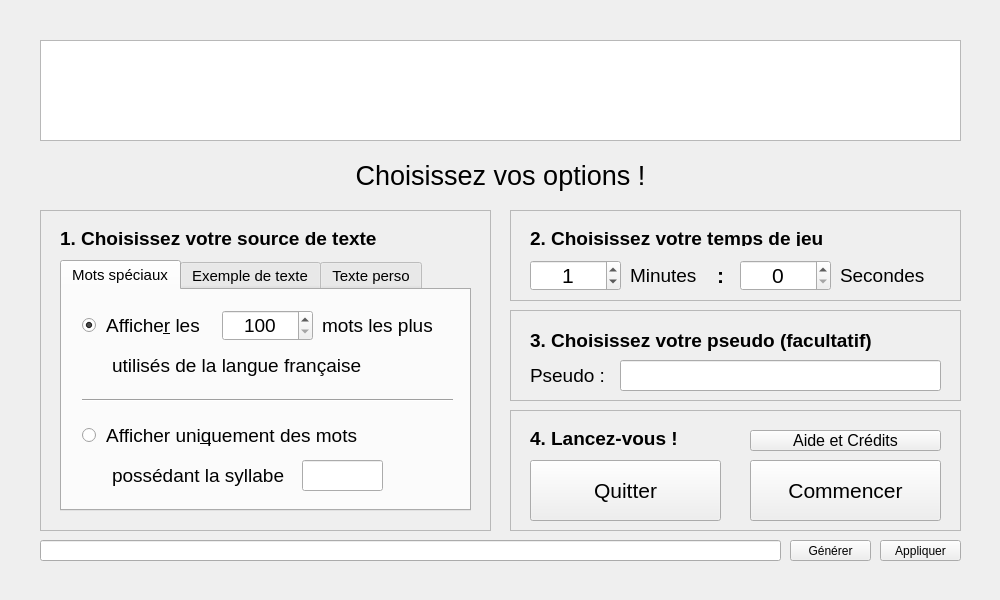
<?xml version="1.0" encoding="UTF-8"?>
<ui version="4.0">
 <class>Menu</class>
 <widget class="QMainWindow" name="Menu">
  <property name="geometry">
   <rect>
    <x>0</x>
    <y>0</y>
    <width>1000</width>
    <height>600</height>
   </rect>
  </property>
  <property name="sizePolicy">
   <sizepolicy hsizetype="Fixed" vsizetype="Fixed">
    <horstretch>0</horstretch>
    <verstretch>0</verstretch>
   </sizepolicy>
  </property>
  <property name="minimumSize">
   <size>
    <width>1000</width>
    <height>600</height>
   </size>
  </property>
  <property name="maximumSize">
   <size>
    <width>1000</width>
    <height>600</height>
   </size>
  </property>
  <property name="windowTitle">
   <string>Menu</string>
  </property>
  <widget class="QWidget" name="ZoneCentrale">
   <widget class="QGraphicsView" name="LabelIcone">
    <property name="geometry">
     <rect>
      <x>40</x>
      <y>40</y>
      <width>921</width>
      <height>101</height>
     </rect>
    </property>
   </widget>
   <widget class="QLabel" name="LabelChoisissez">
    <property name="geometry">
     <rect>
      <x>280</x>
      <y>160</y>
      <width>441</width>
      <height>31</height>
     </rect>
    </property>
    <property name="font">
     <font>
      <pointsize>20</pointsize>
     </font>
    </property>
    <property name="text">
     <string>Choisissez vos options !</string>
    </property>
    <property name="alignment">
     <set>Qt::AlignCenter</set>
    </property>
   </widget>
   <widget class="QFrame" name="FrameTempsJeu">
    <property name="geometry">
     <rect>
      <x>510</x>
      <y>210</y>
      <width>451</width>
      <height>91</height>
     </rect>
    </property>
    <property name="frameShape">
     <enum>QFrame::StyledPanel</enum>
    </property>
    <property name="frameShadow">
     <enum>QFrame::Plain</enum>
    </property>
    <widget class="QLabel" name="LabelTempsJeuT">
     <property name="geometry">
      <rect>
       <x>20</x>
       <y>20</y>
       <width>411</width>
       <height>16</height>
      </rect>
     </property>
     <property name="font">
      <font>
       <pointsize>14</pointsize>
       <weight>75</weight>
       <bold>true</bold>
      </font>
     </property>
     <property name="text">
      <string>2. Choisissez votre temps de jeu</string>
     </property>
    </widget>
    <widget class="QLabel" name="LabelTempsJeuMinutes">
     <property name="geometry">
      <rect>
       <x>120</x>
       <y>50</y>
       <width>101</width>
       <height>31</height>
      </rect>
     </property>
     <property name="font">
      <font>
       <pointsize>14</pointsize>
      </font>
     </property>
     <property name="text">
      <string>Minutes</string>
     </property>
    </widget>
    <widget class="QLabel" name="LabelTempsJeuSecondes">
     <property name="geometry">
      <rect>
       <x>330</x>
       <y>50</y>
       <width>101</width>
       <height>31</height>
      </rect>
     </property>
     <property name="font">
      <font>
       <pointsize>14</pointsize>
      </font>
     </property>
     <property name="text">
      <string>Secondes</string>
     </property>
    </widget>
    <widget class="QLabel" name="LabelTempsColon">
     <property name="geometry">
      <rect>
       <x>190</x>
       <y>50</y>
       <width>41</width>
       <height>31</height>
      </rect>
     </property>
     <property name="font">
      <font>
       <pointsize>16</pointsize>
       <weight>75</weight>
       <bold>true</bold>
      </font>
     </property>
     <property name="text">
      <string>:</string>
     </property>
     <property name="alignment">
      <set>Qt::AlignCenter</set>
     </property>
    </widget>
    <widget class="QSpinBox" name="SBoxMinutes">
     <property name="geometry">
      <rect>
       <x>20</x>
       <y>50</y>
       <width>91</width>
       <height>31</height>
      </rect>
     </property>
     <property name="font">
      <font>
       <pointsize>16</pointsize>
      </font>
     </property>
     <property name="alignment">
      <set>Qt::AlignCenter</set>
     </property>
     <property name="maximum">
      <number>10</number>
     </property>
     <property name="singleStep">
      <number>1</number>
     </property>
     <property name="value">
      <number>1</number>
     </property>
    </widget>
    <widget class="QSpinBox" name="SBoxSecondes">
     <property name="geometry">
      <rect>
       <x>230</x>
       <y>50</y>
       <width>91</width>
       <height>31</height>
      </rect>
     </property>
     <property name="font">
      <font>
       <pointsize>16</pointsize>
      </font>
     </property>
     <property name="alignment">
      <set>Qt::AlignCenter</set>
     </property>
     <property name="maximum">
      <number>50</number>
     </property>
     <property name="singleStep">
      <number>10</number>
     </property>
    </widget>
   </widget>
   <widget class="QFrame" name="FrameSource">
    <property name="geometry">
     <rect>
      <x>40</x>
      <y>210</y>
      <width>451</width>
      <height>321</height>
     </rect>
    </property>
    <property name="frameShape">
     <enum>QFrame::StyledPanel</enum>
    </property>
    <property name="frameShadow">
     <enum>QFrame::Raised</enum>
    </property>
    <widget class="QLabel" name="LabelSource">
     <property name="geometry">
      <rect>
       <x>20</x>
       <y>20</y>
       <width>411</width>
       <height>16</height>
      </rect>
     </property>
     <property name="font">
      <font>
       <pointsize>14</pointsize>
       <weight>75</weight>
       <bold>true</bold>
      </font>
     </property>
     <property name="text">
      <string>1. Choisissez votre source de texte</string>
     </property>
    </widget>
    <widget class="QTabWidget" name="TabSourceTexte">
     <property name="geometry">
      <rect>
       <x>20</x>
       <y>50</y>
       <width>411</width>
       <height>251</height>
      </rect>
     </property>
     <property name="font">
      <font>
       <pointsize>11</pointsize>
      </font>
     </property>
     <property name="currentIndex">
      <number>0</number>
     </property>
     <widget class="QWidget" name="TabSpeciaux">
      <attribute name="title">
       <string>Mots spéciaux</string>
      </attribute>
      <widget class="Line" name="Sep1">
       <property name="geometry">
        <rect>
         <x>20</x>
         <y>100</y>
         <width>371</width>
         <height>21</height>
        </rect>
       </property>
       <property name="orientation">
        <enum>Qt::Horizontal</enum>
       </property>
      </widget>
      <widget class="QLabel" name="LabelSyll">
       <property name="geometry">
        <rect>
         <x>50</x>
         <y>170</y>
         <width>211</width>
         <height>31</height>
        </rect>
       </property>
       <property name="font">
        <font>
         <pointsize>14</pointsize>
        </font>
       </property>
       <property name="text">
        <string>possédant la syllabe</string>
       </property>
      </widget>
      <widget class="QRadioButton" name="RadioMotsFR">
       <property name="geometry">
        <rect>
         <x>20</x>
         <y>20</y>
         <width>131</width>
         <height>31</height>
        </rect>
       </property>
       <property name="font">
        <font>
         <pointsize>14</pointsize>
        </font>
       </property>
       <property name="text">
        <string> Affiche&amp;r les</string>
       </property>
       <property name="checked">
        <bool>true</bool>
       </property>
      </widget>
      <widget class="QSpinBox" name="SBoxMotsFR">
       <property name="geometry">
        <rect>
         <x>160</x>
         <y>20</y>
         <width>91</width>
         <height>31</height>
        </rect>
       </property>
       <property name="font">
        <font>
         <pointsize>14</pointsize>
        </font>
       </property>
       <property name="alignment">
        <set>Qt::AlignCenter</set>
       </property>
       <property name="minimum">
        <number>100</number>
       </property>
       <property name="maximum">
        <number>5000</number>
       </property>
       <property name="singleStep">
        <number>100</number>
       </property>
       <property name="value">
        <number>100</number>
       </property>
      </widget>
      <widget class="QLabel" name="LabelMotsFR1">
       <property name="geometry">
        <rect>
         <x>260</x>
         <y>20</y>
         <width>131</width>
         <height>31</height>
        </rect>
       </property>
       <property name="font">
        <font>
         <pointsize>14</pointsize>
        </font>
       </property>
       <property name="text">
        <string>mots les plus</string>
       </property>
      </widget>
      <widget class="QLabel" name="LabelMotsFR2">
       <property name="geometry">
        <rect>
         <x>50</x>
         <y>60</y>
         <width>331</width>
         <height>31</height>
        </rect>
       </property>
       <property name="font">
        <font>
         <pointsize>14</pointsize>
        </font>
       </property>
       <property name="text">
        <string>utilisés de la langue française</string>
       </property>
       <property name="alignment">
        <set>Qt::AlignLeading|Qt::AlignLeft|Qt::AlignVCenter</set>
       </property>
      </widget>
      <widget class="QRadioButton" name="RadioSyll">
       <property name="geometry">
        <rect>
         <x>20</x>
         <y>130</y>
         <width>371</width>
         <height>31</height>
        </rect>
       </property>
       <property name="font">
        <font>
         <pointsize>14</pointsize>
        </font>
       </property>
       <property name="text">
        <string> Afficher uni&amp;quement des mots</string>
       </property>
      </widget>
      <widget class="QLineEdit" name="EntrySyll">
       <property name="geometry">
        <rect>
         <x>240</x>
         <y>170</y>
         <width>81</width>
         <height>31</height>
        </rect>
       </property>
       <property name="font">
        <font>
         <pointsize>14</pointsize>
        </font>
       </property>
       <property name="maxLength">
        <number>5</number>
       </property>
      </widget>
     </widget>
     <widget class="QWidget" name="TabExemple">
      <attribute name="title">
       <string>Exemple de texte</string>
      </attribute>
      <widget class="QRadioButton" name="LabelTexteEx1R">
       <property name="geometry">
        <rect>
         <x>20</x>
         <y>20</y>
         <width>371</width>
         <height>21</height>
        </rect>
       </property>
       <property name="text">
        <string>Tchoupi va &amp;à la plage</string>
       </property>
       <property name="checked">
        <bool>true</bool>
       </property>
      </widget>
      <widget class="QRadioButton" name="LabelTexteEx2R">
       <property name="geometry">
        <rect>
         <x>20</x>
         <y>80</y>
         <width>371</width>
         <height>21</height>
        </rect>
       </property>
       <property name="text">
        <string>Tchoupi &amp;va à la boulangerie</string>
       </property>
      </widget>
      <widget class="QRadioButton" name="LabelTexteEx3R">
       <property name="geometry">
        <rect>
         <x>20</x>
         <y>140</y>
         <width>371</width>
         <height>21</height>
        </rect>
       </property>
       <property name="text">
        <string>Tchoupi va au &amp;bordel</string>
       </property>
      </widget>
      <widget class="QLabel" name="LabelTexteEx1">
       <property name="geometry">
        <rect>
         <x>20</x>
         <y>40</y>
         <width>371</width>
         <height>31</height>
        </rect>
       </property>
       <property name="text">
        <string>Difficulté *</string>
       </property>
      </widget>
      <widget class="QLabel" name="LabelTexteEx2">
       <property name="geometry">
        <rect>
         <x>20</x>
         <y>100</y>
         <width>371</width>
         <height>31</height>
        </rect>
       </property>
       <property name="text">
        <string>Difficulté **</string>
       </property>
      </widget>
      <widget class="QLabel" name="LabelTexteEx3">
       <property name="geometry">
        <rect>
         <x>20</x>
         <y>160</y>
         <width>371</width>
         <height>31</height>
        </rect>
       </property>
       <property name="text">
        <string>Difficulté ***</string>
       </property>
      </widget>
     </widget>
     <widget class="QWidget" name="TabPerso">
      <attribute name="title">
       <string>Texte perso</string>
      </attribute>
      <widget class="QRadioButton" name="CollerTexteR">
       <property name="geometry">
        <rect>
         <x>20</x>
         <y>10</y>
         <width>371</width>
         <height>21</height>
        </rect>
       </property>
       <property name="text">
        <string>&amp;Texte (copier-coller) :</string>
       </property>
       <property name="checked">
        <bool>true</bool>
       </property>
      </widget>
      <widget class="QPlainTextEdit" name="CollerTexteV">
       <property name="geometry">
        <rect>
         <x>20</x>
         <y>40</y>
         <width>371</width>
         <height>131</height>
        </rect>
       </property>
       <property name="font">
        <font>
         <pointsize>11</pointsize>
        </font>
       </property>
      </widget>
      <widget class="QRadioButton" name="NonTexteR">
       <property name="geometry">
        <rect>
         <x>20</x>
         <y>180</y>
         <width>151</width>
         <height>21</height>
        </rect>
       </property>
       <property name="text">
        <string>Nom du fichier :</string>
       </property>
      </widget>
      <widget class="QLineEdit" name="NomTexteV">
       <property name="geometry">
        <rect>
         <x>170</x>
         <y>180</y>
         <width>221</width>
         <height>21</height>
        </rect>
       </property>
       <property name="font">
        <font>
         <pointsize>11</pointsize>
        </font>
       </property>
      </widget>
     </widget>
    </widget>
   </widget>
   <widget class="QFrame" name="FrameControles">
    <property name="geometry">
     <rect>
      <x>510</x>
      <y>410</y>
      <width>451</width>
      <height>121</height>
     </rect>
    </property>
    <property name="frameShape">
     <enum>QFrame::StyledPanel</enum>
    </property>
    <property name="frameShadow">
     <enum>QFrame::Raised</enum>
    </property>
    <widget class="QLabel" name="LabelLancez">
     <property name="geometry">
      <rect>
       <x>20</x>
       <y>20</y>
       <width>411</width>
       <height>16</height>
      </rect>
     </property>
     <property name="font">
      <font>
       <pointsize>14</pointsize>
       <weight>75</weight>
       <bold>true</bold>
      </font>
     </property>
     <property name="text">
      <string>4. Lancez-vous !</string>
     </property>
    </widget>
    <widget class="QPushButton" name="BoutonCommencer">
     <property name="geometry">
      <rect>
       <x>240</x>
       <y>50</y>
       <width>191</width>
       <height>61</height>
      </rect>
     </property>
     <property name="font">
      <font>
       <pointsize>16</pointsize>
      </font>
     </property>
     <property name="text">
      <string>Commencer</string>
     </property>
    </widget>
    <widget class="QPushButton" name="BoutonQuitter">
     <property name="geometry">
      <rect>
       <x>20</x>
       <y>50</y>
       <width>191</width>
       <height>61</height>
      </rect>
     </property>
     <property name="font">
      <font>
       <pointsize>16</pointsize>
      </font>
     </property>
     <property name="text">
      <string>Quitter</string>
     </property>
    </widget>
    <widget class="QPushButton" name="BoutonAide">
     <property name="geometry">
      <rect>
       <x>240</x>
       <y>20</y>
       <width>191</width>
       <height>21</height>
      </rect>
     </property>
     <property name="font">
      <font>
       <pointsize>12</pointsize>
      </font>
     </property>
     <property name="text">
      <string>Aide et Crédits</string>
     </property>
    </widget>
   </widget>
   <widget class="QLineEdit" name="EntryParam">
    <property name="geometry">
     <rect>
      <x>40</x>
      <y>540</y>
      <width>741</width>
      <height>21</height>
     </rect>
    </property>
    <property name="maxLength">
     <number>5000</number>
    </property>
   </widget>
   <widget class="QPushButton" name="BoutonGenererParam">
    <property name="geometry">
     <rect>
      <x>790</x>
      <y>540</y>
      <width>81</width>
      <height>21</height>
     </rect>
    </property>
    <property name="text">
     <string>Générer</string>
    </property>
   </widget>
   <widget class="QPushButton" name="BoutonAppliquerParam">
    <property name="geometry">
     <rect>
      <x>880</x>
      <y>540</y>
      <width>81</width>
      <height>21</height>
     </rect>
    </property>
    <property name="text">
     <string>Appliquer</string>
    </property>
   </widget>
   <widget class="QFrame" name="FramePseudo">
    <property name="geometry">
     <rect>
      <x>510</x>
      <y>310</y>
      <width>451</width>
      <height>91</height>
     </rect>
    </property>
    <property name="frameShape">
     <enum>QFrame::StyledPanel</enum>
    </property>
    <property name="frameShadow">
     <enum>QFrame::Raised</enum>
    </property>
    <widget class="QLabel" name="LabelPseudoT">
     <property name="geometry">
      <rect>
       <x>20</x>
       <y>20</y>
       <width>411</width>
       <height>21</height>
      </rect>
     </property>
     <property name="font">
      <font>
       <pointsize>14</pointsize>
       <weight>75</weight>
       <bold>true</bold>
      </font>
     </property>
     <property name="text">
      <string>3. Choisissez votre pseudo (facultatif)</string>
     </property>
    </widget>
    <widget class="QLabel" name="LabelPseudo">
     <property name="geometry">
      <rect>
       <x>20</x>
       <y>50</y>
       <width>111</width>
       <height>31</height>
      </rect>
     </property>
     <property name="font">
      <font>
       <pointsize>14</pointsize>
      </font>
     </property>
     <property name="text">
      <string>Pseudo :</string>
     </property>
    </widget>
    <widget class="QLineEdit" name="EntryPseudo">
     <property name="geometry">
      <rect>
       <x>110</x>
       <y>50</y>
       <width>321</width>
       <height>31</height>
      </rect>
     </property>
     <property name="font">
      <font>
       <pointsize>14</pointsize>
       <italic>true</italic>
      </font>
     </property>
     <property name="maxLength">
      <number>20</number>
     </property>
     <property name="alignment">
      <set>Qt::AlignCenter</set>
     </property>
    </widget>
   </widget>
  </widget>
  <action name="actionImprimer_scores">
   <property name="text">
    <string>Imprimer scores</string>
   </property>
  </action>
  <action name="actionPoubelle_Ctrl_Q">
   <property name="text">
    <string>Poubelle (Ctrl + Q)</string>
   </property>
  </action>
  <action name="actionPouet_OMFG">
   <property name="text">
    <string>Pouet (OMFG)</string>
   </property>
  </action>
  <action name="actionTruc_FTG">
   <property name="text">
    <string>Truc (FTG)</string>
   </property>
  </action>
  <action name="MenuFichierQuitter">
   <property name="enabled">
    <bool>true</bool>
   </property>
   <property name="text">
    <string>&amp;Quitter (Ctrl + Q)</string>
   </property>
  </action>
  <action name="MenuFichierParDefaut">
   <property name="text">
    <string>&amp;Par Défaut (Ctrl + D)</string>
   </property>
  </action>
  <action name="MenuAideOuvrirAide">
   <property name="text">
    <string>&amp;Ouvrir le fichier d'aide (Ctrl + H)</string>
   </property>
  </action>
  <action name="MenuAideOuvrirCredits">
   <property name="text">
    <string>Ouvrir &amp;les crédits (Ctrl + R)</string>
   </property>
  </action>
 </widget>
 <layoutdefault spacing="6" margin="11"/>
 <resources/>
 <connections/>
</ui>
